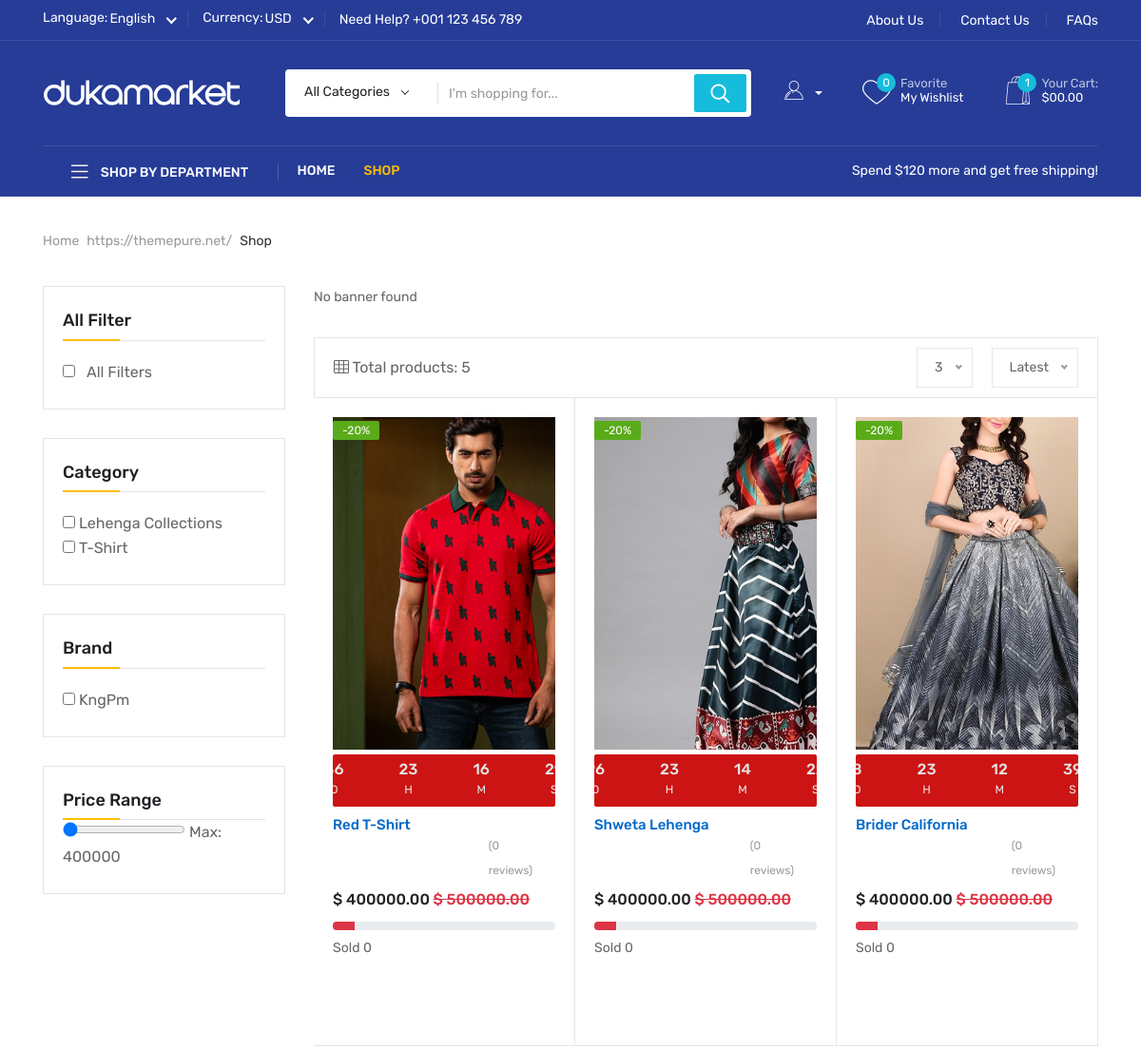
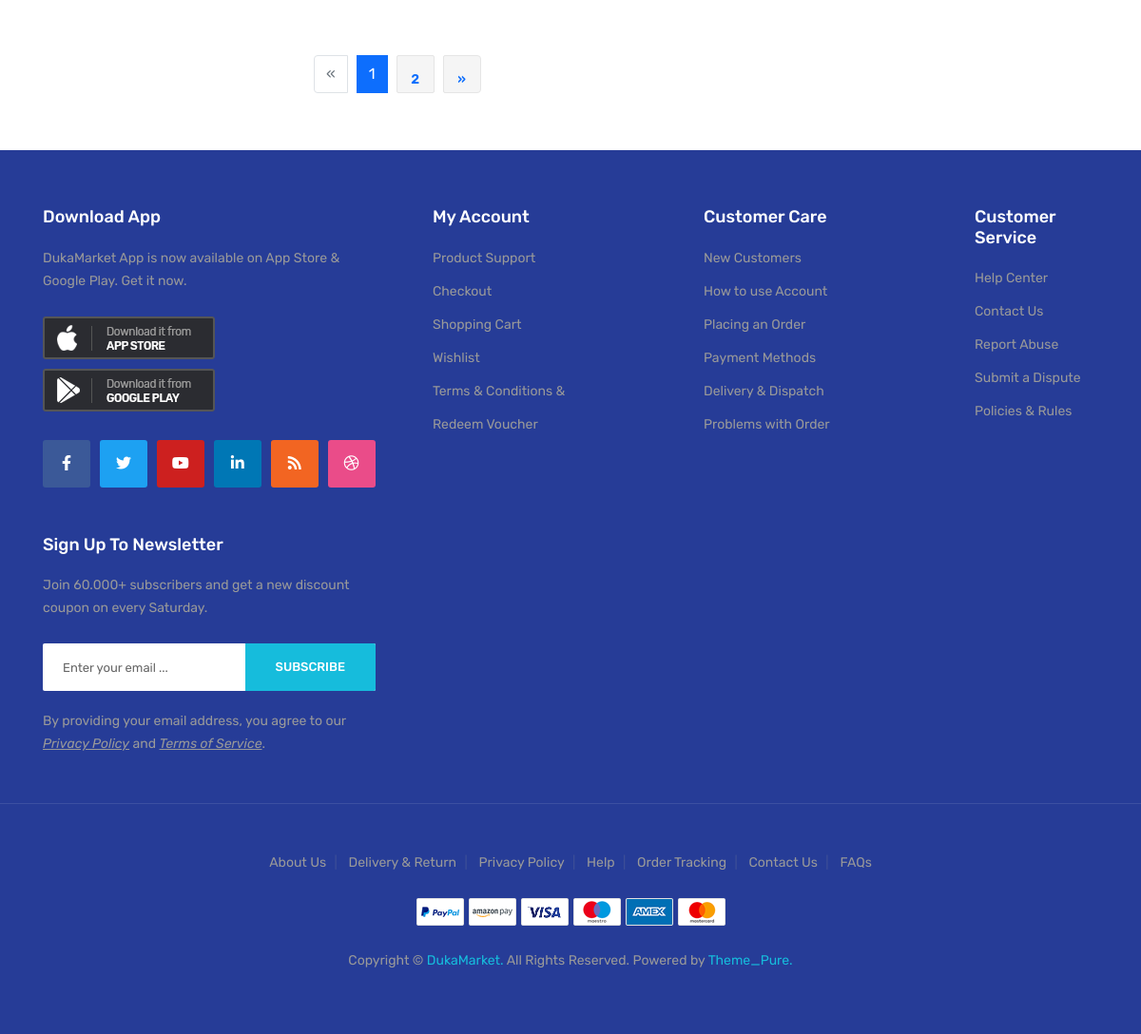
The app's page /shop/ with its own data (2 pictures, top to bottom).
### store/models.py (models this page shows, shortened)
class ImageTagMixin(models.Model):
    class Meta:
        abstract = True

class Category(ImageTagMixin):
    parent = models.ForeignKey('self', related_name='children', on_delete=models.CASCADE,
                               null=True, blank=True)
    title = models.CharField(max_length=150, unique=True)
    slug = models.SlugField(max_length=150, unique=True, blank=True, null=True)
    keyword = models.CharField(max_length=150, default='N/A')
    description = models.CharField(max_length=150, default='N/A')
    image = models.ImageField(upload_to='categories/%Y/%m/%d/',
                              default='defaults/default.jpg',
                              validators=[validate_image_size])
    status = models.CharField(max_length=10, choices=STATUS_CHOICES, default='active')
    is_featured = models.BooleanField(default=False)
    created_at = models.DateTimeField(auto_now_add=True)
    updated_at = models.DateTimeField(auto_now=True)
    class Meta:
        ordering = ['id']
        verbose_name_plural = '01. Categories'

class Brand(ImageTagMixin):
    title = models.CharField(max_length=150, unique=True)
    slug = models.SlugField(max_length=150, unique=True, blank=True, null=True)
    keyword = models.CharField(max_length=150, default='N/A')
    description = models.CharField(max_length=150, default='N/A')
    image = models.ImageField(upload_to='brands/%Y/%m/%d/',
                              default='defaults/default.jpg',
                              validators=[validate_image_size])
    status = models.CharField(max_length=10, choices=STATUS_CHOICES, default='active')
    is_featured = models.BooleanField(default=False)
    created_at = models.DateTimeField(auto_now_add=True)
    updated_at = models.DateTimeField(auto_now=True)
    class Meta:
        ordering = ['id']
        verbose_name_plural = '02. Brands'

class Product(ImageTagMixin):
    category = models.ForeignKey(Category, related_name='products', on_delete=models.CASCADE)
    brand = models.ForeignKey(Brand, related_name='products', on_delete=models.CASCADE)
    variant = models.CharField(max_length=150, choices=VARIANTS_TYPE_CHOICES, default='none')
    title = models.CharField(max_length=150, unique=True)
    slug = models.SlugField(max_length=150, unique=True, blank=True, null=True)
    old_price = models.DecimalField(max_digits=10, decimal_places=2, default=Decimal('500000.00'))
    sale_price = models.DecimalField(max_digits=10, decimal_places=2, default=Decimal('400000.00'))
    discount_percent = models.PositiveIntegerField(validators=[MinValueValidator(0), MaxValueValidator(100)], default=20)
    available_stock = models.PositiveIntegerField(validators=[MaxValueValidator(10000)], default=1)
    sold = models.PositiveIntegerField(default=0)
    prev_des = models.TextField(default='N/A')
    add_des = models.TextField(default='N/A')
    short_des = models.TextField(default='N/A')
    long_des = models.TextField(default='N/A')
    keyword = models.TextField(default='N/A')
    description = models.TextField(default='N/A')
    tag = models.CharField(max_length=150, default='N/A')
    deadline = models.DateTimeField(blank=True, null=True)
    is_deadline = models.BooleanField(default=False)
    is_featured = models.BooleanField(default=False)
    status = models.CharField(max_length=10, choices=STATUS_CHOICES, default='active')
    created_at = models.DateTimeField(auto_now_add=True)
    updated_at = models.DateTimeField(auto_now=True)
    class Meta:
        ordering = ['id']
        verbose_name_plural = '05. Products'

class ImageGallery(ImageTagMixin):
    product = models.ForeignKey(Product, related_name='images', on_delete=models.CASCADE)
    image = models.ImageField(upload_to='galleries/%Y/%m/%d/',
                              default='defaults/default.jpg',
                              validators=[validate_image_size])
    status = models.CharField(max_length=10, choices=STATUS_CHOICES, default='active')
    created_at = models.DateTimeField(auto_now_add=True)
    updated_at = models.DateTimeField(auto_now=True)
    class Meta:
        ordering = ['id']
        verbose_name_plural = '07. Image Galleries'

### store/views.py (the view)
# urls.py: path('shop/', ShopView.as_view(), name='shop'),
@method_decorator(never_cache, name='dispatch')
class ShopView(generic.View):
    def get(self, request):
        per_page_options = [3, 6, 12]
        sort_options = ['latest', 'new', 'upcoming']
        products = (
            Product.objects
            .filter(status='active', available_stock__gte=0)
            .select_related('category', 'brand')
            .prefetch_related('reviews')
            .annotate(avg_rate=Avg('reviews__rating', filter=Q(reviews__status='active')))
        )
        banners = Slider.objects.filter(Q(slider_type='add') & Q(status='active'))[:1]
        per_page = request.GET.get('per_page')
        per_page = int(per_page) if per_page and per_page.isdigit() else 3
        sort_by = request.GET.get('sort', 'latest')
        page_number = request.GET.get('page')
        page_number = int(page_number) if page_number and page_number.isdigit() else 1
        sort_map = {
            'latest': '-created_at',
            'new': 'created_at',
            'upcoming': 'deadline'
        }
        if sort_by == 'upcoming':
            products = products.filter(deadline__gt=timezone.now()).order_by('deadline')
        else:
            products = products.order_by(sort_map.get(sort_by, '-created_at'))
        paginator = Paginator(products, per_page)
        page_obj = paginator.get_page(page_number)
        logger.info(
            f"ShopView accessed | "
            f"User: {request.user.username if request.user.is_authenticated else 'Anonymous'} | "
            f"Page: {page_obj.number}/{paginator.num_pages} | "
            f"Per page: {per_page} | "
            f"Sort: {sort_by} | "
            f"Total products: {paginator.count}"
            f"Banners: {banners.count}"
        )
        context = {
            'products': page_obj,
            'banners': banners,
            'page_obj': page_obj,
            'per_page_options': per_page_options,
            'sort_options': sort_options,
            'selected_per_page': per_page,
            'selected_sort': sort_by,
        }
        if request.headers.get('x-requested-with') == 'XMLHttpRequest':
            logger.info("ShopView AJAX request detected")
            return JsonResponse({
                'html': render_to_string('store/grid.html', context, request=request),
                'pagination_html': render_to_string('store/pagination.html', context, request=request)
            })
        return render(request, 'store/shop.html', context)

### store/context_processors.py (called while the page is built)
def store_context(request):
    categories = Category.objects.filter(parent=None, status='active').prefetch_related(
        'children',
        'children__children'
    )
    cat_ids = Product.objects.values_list('category__id', flat=True).distinct()
    cats = Category.objects.filter(id__in=cat_ids, status='active')
    cates = cats.filter(is_featured=True)[:3]
    brand_ids = Product.objects.values_list('brand__id', flat=True).distinct()
    brands = Brand.objects.filter(id__in=brand_ids, status='active', is_featured=True)
    max_price = Product.objects.aggregate(Max('sale_price'))['sale_price__max']
    min_price = Product.objects.aggregate(Min('sale_price'))['sale_price__min']
    return {
        'categories': categories,
        'cats': cats,
        'cates': cates,
        'brands': brands,
        'max_price': max_price,
        'min_price': min_price
    }

### templates/store/shop.html (shortened to what this page needs)
{% extends 'base.html' %}
{% load static %}
{% block main_content %}
<section class="breadcrumb__area box-plr-75">
    <div class="container">
        <div class="row">
            <div class="col-xxl-12">
                <div class="breadcrumb__wrapper">
                    <nav aria-label="breadcrumb">
                        <ol class="breadcrumb">
                            <li class="breadcrumb-item"><a href="{% url 'home' %}">Home</a></li>
                            <li class="breadcrumb-item active" aria-current="page">Shop</li>
                        </ol>
                    </nav>
                </div>
            </div>
        </div>
    </div>
</section>
<div class="shop-area mb-20">
    <div class="container">
        <div class="row">
            <div class="col-xl-3 col-lg-3">
                {% include 'store/filter.html' %}
            </div>
            <div class="col-xl-9 col-lg-9">
                <div class="shop-banner mb-30">
                    {% if banners %}
                    {% for banner in banners %}
                    <div class="banner-image">
                        <img class="banner-l" src="{{ banner.image.url }}" alt="{{ banner.title|title }}" style="width:100%;height:50%;">
                        <div class="banner-content text-center">
                            <h6>{{ banner.title|title }}</h6>
                            <p class="banner-text mb-30">
                                {{ banner.sub_title|truncatewords:10 }}
                            </p>
                            <a href="{% url 'shop' %}" class="st-btn-d b-radius">Discover now</a>
                        </div>
                    </div>
                    {% endfor %}
                    {% else %}
                    <p>No banner found</p>
                    {% endif %}
                </div>
                <div class="product-lists-top">
                    <div class="product__filter-wrap">
                        <div class="row align-items-center">
                            <div class="col-xxl-6 col-xl-6 col-lg-6 col-md-6">
                                <div class="product__filter d-sm-flex align-items-center">
                                    <div class="product__col">
                                        <i class="fal fa-th"></i>
                                        <span>Total products: {{ page_obj.paginator.count }}</span>
                                    </div>
                                </div>
                            </div>
                            <div class="col-xxl-6 col-xl-6 col-lg-6 col-md-6">
                                <div class="product__filter-right d-flex align-items-center justify-content-md-end">
                                    <div class="product__sorting product__show-no">
                                    </div>
                                    <div class="product__sorting product__show-position ml-20">
                                    </div>
                                </div>
                            </div>
                        </div>
                    </div>
                </div>
                <div class="product__show-list">
                    <div class="row g-0" id="product-grid">
                        {% include 'store/grid.html' %}
                    </div>
                </div>
                <div class="row">
                    <div class="col-xl-12">
                        <div class="basic-pagination pt-30 pb-30" id="pagination">
                            {% include 'store/pagination.html' %}
                        </div>
                    </div>
                </div>
            </div>
        </div>
    </div>
</div>
{% endblock main_content %}

### templates/store/filter.html
<div class="shop-sidebar">
    <div class="product-widget mb-30">
        <h5 class="pt-title">All Filter</h5>
        <div class="product__all-filter mt-20">
            <input type="checkbox" id="all-filters" class="filter-checkbox me-2" data-filter="all">
            <label for="all-filters">All Filters</label>
        </div>
    </div>
    <div class="product-widget mb-30">
        <h5 class="pt-title">Category</h5>
        <div class="product__category mt-20">
            {% for cat in cats %}
            <div class="product__category-item">
                <input type="checkbox" class="filter-checkbox filter-category" data-filter="category" value="{{ cat.id }}">
                <label>{{ cat.title }}</label>
            </div>
            {% endfor %}
        </div>
    </div>
    <div class="product-widget mb-30">
        <h5 class="pt-title">Brand</h5>
        <div class="product__brand mt-20">
            {% for brand in brands %}
            <div class="product__brand-item">
                <input type="checkbox" class="filter-checkbox filter-brand" data-filter="brand" value="{{ brand.id }}">
                <label>{{ brand.title }}</label>
            </div>
            {% endfor %}
        </div>
    </div>
    <div class="product-widget mb-30">
        <h5 class="pt-title">Price Range</h5>
        <input type="range" id="maxPrice" min="{{ min_price }}" max="{{ max_price }}" value="{{ max_price }}" step="5">
        <span id="priceValue">Max: {{ max_price }}</span>
    </div>
</div>

### templates/store/grid.html (shortened to what this page needs)
{% if products %}
    {% for product in products %}
        <div class="col-xl-4 col-lg-4 col-md-6 col-sm-6 mb-30">
            <div class="product__item product__item-d">
                <div class="product__thumb fix">
                    <div class="product-image w-img">
                        <a href="{% url 'product-detail' product.slug product.id %}">
                            <img src="{{ product.images.first.image.url }}"
                                 alt="{{ product.title|title }}"
                                 style="width: 310px; height: 350px; object-fit: cover;">
                        </a>
                    </div>
                    {% if product.deadline %}
                        <div class="countdown countdown-small mt-5">
                            <div class="countdown-inner b-radius"
                                 data-countdown=""
                                 data-date="{{ product.deadline|date:'c' }}">
                                <ul class="text-center"
                                    style="padding:0; list-style:none; display:flex; justify-content:center; gap:10px;">
                                    <li><span data-days="">0</span>d</li>
                                    <li><span data-hours="">0</span>h</li>
                                    <li><span data-minutes="">0</span>m</li>
                                    <li><span data-seconds="">0</span>s</li>
                                </ul>
                            </div>
                        </div>
                    {% endif %}
                    <div class="product__offer">
                        <span class="discount">-{{ product.discount_percent }}%</span>
                    </div>
                </div>
                <div class="product__content">
                    <h6>
                        <a href="{% url 'product-detail' product.slug product.id %}">
                            {{ product.title|title|truncatewords:5 }}
                        </a>
                    </h6>
                    <div class="rating mb-5">
                        <ul>
                        </ul>
                        <span>
                            ({{ product.reviews.count }} review{{ product.reviews.count|pluralize }})
                        </span>
                    </div>
                    <div class="price mb-10">
                        <span>
                            $ {{ product.sale_price }}
                            {% if product.old_price %}
                                <del class="text-danger">$ {{ product.old_price }}</del>
                            {% endif %}
                        </span>
                    </div>
                    <div class="progress mb-5">
                        <div class="progress-bar bg-danger" style="width: 10%;"></div>
                    </div>
                    <div class="progress-rate">
                        <span>Sold {{ product.sold }}</span>
                    </div>
                </div>
            </div>
        </div>
    {% endfor %}
{% else %}
    <p>No products found!</p>
{% endif %}

### static/assets/css/default.css (style rules this page uses)
.mt-5 { margin-top:5px !important }
.mt-20 { margin-top:20px }
.mb-5 { margin-bottom:5px !important }
.mb-10 { margin-bottom:10px }
.mb-20 { margin-bottom:20px }
.mb-30 { margin-bottom:30px }
.ml-20 { margin-left:20px }
.pt-30 { padding-top:30px }
.pb-30 { padding-bottom:30px }

### static/assets/css/ratings.css (style rules this page uses)
.rating { padding: 0 10px; display: inline-block; position: relative; font-size: 20px; }

### records on screen
Category: title "Lehenga Collections"
Category: title "T-Shirt"
Brand: title "KngPm"
Product: images.first.image (picture), discount_percent "20", title "Red T-Shirt", reviews.count "0", sale_price "400000.00", old_price "500000.00", sold "0"
Product: images.first.image (picture), discount_percent "20", title "Shweta Lehenga", reviews.count "0", sale_price "400000.00", old_price "500000.00", sold "0"
Product: images.first.image (picture), discount_percent "20", title "Brider California", reviews.count "0", sale_price "400000.00", old_price "500000.00", sold "0"

### other values on screen
{{ max_price }} "400000"
{{ page_obj.paginator.count }} "5"
{{ num }} "1"
{{ num }} "2"
